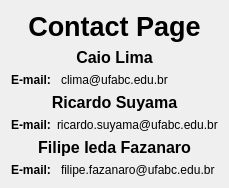
        <widget class="QWidget" name="contact_pg">
         <layout class="QVBoxLayout" name="verticalLayout_18">
          <item>
           <widget class="QLabel" name="label_26">
            <property name="text">
             <string>&lt;html&gt;&lt;head/&gt;&lt;body&gt;&lt;p align=&quot;center&quot;&gt;&lt;span style=&quot; font-size:20pt; font-weight:600;&quot;&gt;Contact Page&lt;/span&gt;&lt;/p&gt;&lt;/body&gt;&lt;/html&gt;</string>
            </property>
           </widget>
          </item>
          <item>
           <layout class="QHBoxLayout" name="horizontalLayout_29">
            <item>
             <widget class="QLabel" name="label_32">
              <property name="text">
               <string>&lt;html&gt;&lt;head/&gt;&lt;body&gt;&lt;p align=&quot;center&quot;&gt;&lt;span style=&quot; font-size:12pt; font-weight:600;&quot;&gt;Caio Lima&lt;/span&gt;&lt;/p&gt;&lt;/body&gt;&lt;/html&gt;</string>
              </property>
             </widget>
            </item>
           </layout>
          </item>
          <item>
           <layout class="QHBoxLayout" name="horizontalLayout_28">
            <item>
             <widget class="QLabel" name="label_30">
              <property name="text">
               <string>&lt;html&gt;&lt;head/&gt;&lt;body&gt;&lt;p&gt;&lt;span style=&quot; font-weight:600;&quot;&gt;E-mail: &lt;/span&gt;&lt;/p&gt;&lt;/body&gt;&lt;/html&gt;</string>
              </property>
             </widget>
            </item>
            <item>
             <widget class="QLabel" name="label_31">
              <property name="sizePolicy">
               <sizepolicy hsizetype="Expanding" vsizetype="Preferred">
                <horstretch>0</horstretch>
                <verstretch>0</verstretch>
               </sizepolicy>
              </property>
              <property name="text">
               <string>clima@ufabc.edu.br</string>
              </property>
             </widget>
            </item>
           </layout>
          </item>
          <item>
           <widget class="QLabel" name="label_33">
            <property name="text">
             <string>&lt;html&gt;&lt;head/&gt;&lt;body&gt;&lt;p align=&quot;center&quot;&gt;&lt;span style=&quot; font-size:12pt; font-weight:600;&quot;&gt;Ricardo Suyama&lt;/span&gt;&lt;/p&gt;&lt;/body&gt;&lt;/html&gt;</string>
            </property>
           </widget>
          </item>
          <item>
           <layout class="QHBoxLayout" name="horizontalLayout_30">
            <item>
             <widget class="QLabel" name="label_34">
              <property name="text">
               <string>&lt;html&gt;&lt;head/&gt;&lt;body&gt;&lt;p&gt;&lt;span style=&quot; font-weight:600;&quot;&gt;E-mail:&lt;/span&gt;&lt;/p&gt;&lt;/body&gt;&lt;/html&gt;</string>
              </property>
             </widget>
            </item>
            <item>
             <widget class="QLabel" name="label_35">
              <property name="sizePolicy">
               <sizepolicy hsizetype="Expanding" vsizetype="Preferred">
                <horstretch>0</horstretch>
                <verstretch>0</verstretch>
               </sizepolicy>
              </property>
              <property name="text">
               <string>&lt;html&gt;&lt;head/&gt;&lt;body&gt;&lt;p&gt;ricardo.suyama@ufabc.edu.br&lt;/p&gt;&lt;/body&gt;&lt;/html&gt;</string>
              </property>
             </widget>
            </item>
           </layout>
          </item>
          <item>
           <widget class="QLabel" name="label_36">
            <property name="text">
             <string>&lt;html&gt;&lt;head/&gt;&lt;body&gt;&lt;p align=&quot;center&quot;&gt;&lt;span style=&quot; font-size:12pt; font-weight:600;&quot;&gt;Filipe Ieda Fazanaro&lt;/span&gt;&lt;/p&gt;&lt;/body&gt;&lt;/html&gt;</string>
            </property>
           </widget>
          </item>
          <item>
           <layout class="QHBoxLayout" name="horizontalLayout_31">
            <item>
             <widget class="QLabel" name="label_38">
              <property name="text">
               <string>&lt;html&gt;&lt;head/&gt;&lt;body&gt;&lt;p&gt;&lt;span style=&quot; font-weight:600;&quot;&gt;E-mail: &lt;/span&gt;&lt;/p&gt;&lt;/body&gt;&lt;/html&gt;</string>
              </property>
             </widget>
            </item>
            <item>
             <widget class="QLabel" name="label_39">
              <property name="sizePolicy">
               <sizepolicy hsizetype="Expanding" vsizetype="Preferred">
                <horstretch>0</horstretch>
                <verstretch>0</verstretch>
               </sizepolicy>
              </property>
              <property name="text">
               <string>filipe.fazanaro@ufabc.edu.br</string>
              </property>
             </widget>
            </item>
           </layout>
          </item>
         </layout>
        </widget>
